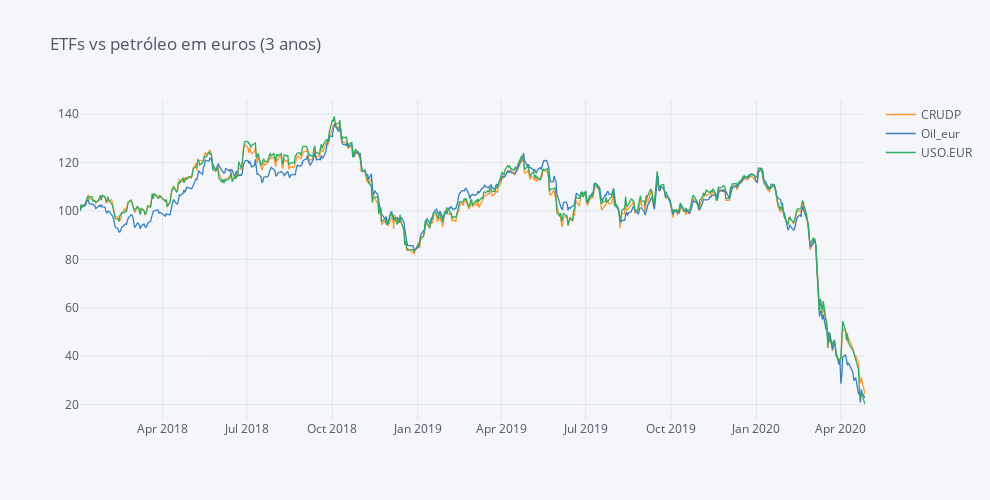

Notebook code cell kept with this figure:
### Code cell
Fundos_2017.iplot(dimensions=dimensions, title='ETFs vs petróleo em euros (3 anos)')

### Figure 1 — Plotly figure (JSON) as saved in the notebook; plotly's stock layout.template omitted (floating-point values rounded to 4 significant figures; data arrays with more than 128 entries replaced by an {"elided": "..."} marker saying what was removed)
{"data": [{"line": {"color": "rgba(255, 153, 51, 1.0)", "dash": "solid", "shape": "linear", "width": 1.3}, "mode": "lines", "name": "CRUDP", "text": "", "type": "scatter", "x": {"elided": "589 str values"}, "y": {"elided": "589 float values"}}, {"line": {"color": "rgba(55, 128, 191, 1.0)", "dash": "solid", "shape": "linear", "width": 1.3}, "mode": "lines", "name": "Oil_eur", "text": "", "type": "scatter", "x": {"elided": "589 str values"}, "y": {"elided": "589 float values"}}, {"line": {"color": "rgba(50, 171, 96, 1.0)", "dash": "solid", "shape": "linear", "width": 1.3}, "mode": "lines", "name": "USO.EUR", "text": "", "type": "scatter", "x": {"elided": "589 str values"}, "y": {"elided": "589 float values"}}], "layout": {"height": 500, "legend": {"bgcolor": "#F5F6F9", "font": {"color": "#4D5663"}}, "paper_bgcolor": "#F5F6F9", "plot_bgcolor": "#F5F6F9", "title": {"font": {"color": "#4D5663"}, "text": "ETFs vs petróleo em euros (3 anos)"}, "width": 990, "xaxis": {"autorange": true, "gridcolor": "#E1E5ED", "range": ["2018-01-02", "2020-04-27"], "showgrid": true, "tickfont": {"color": "#4D5663"}, "title": {"font": {"color": "#4D5663"}, "text": ""}, "type": "date", "zerolinecolor": "#E1E5ED"}, "yaxis": {"autorange": true, "gridcolor": "#E1E5ED", "range": [13.65, 145.8], "showgrid": true, "tickfont": {"color": "#4D5663"}, "title": {"font": {"color": "#4D5663"}, "text": ""}, "type": "linear", "zerolinecolor": "#E1E5ED"}}}
